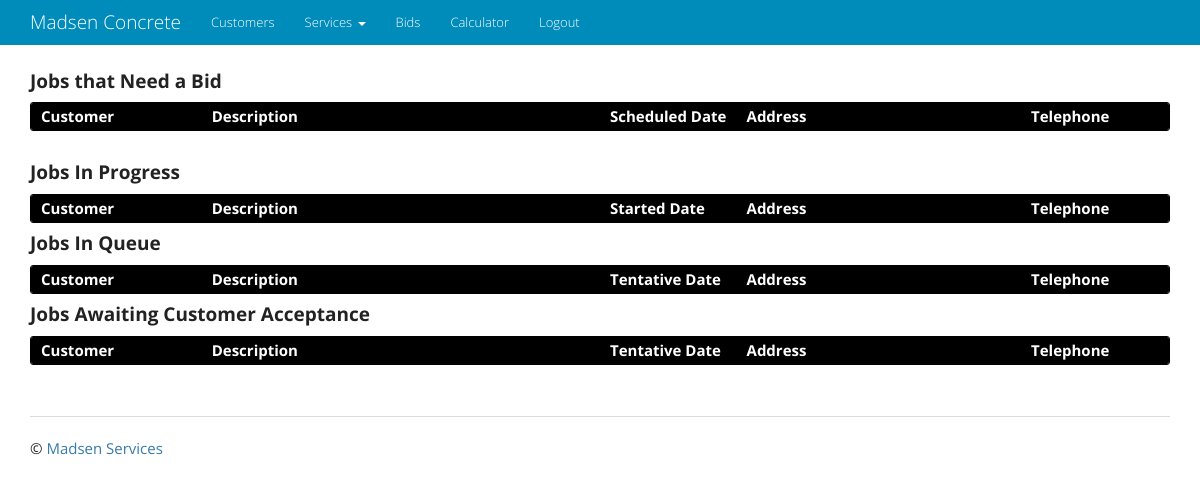
Page / (signed in) on the earlier database version.
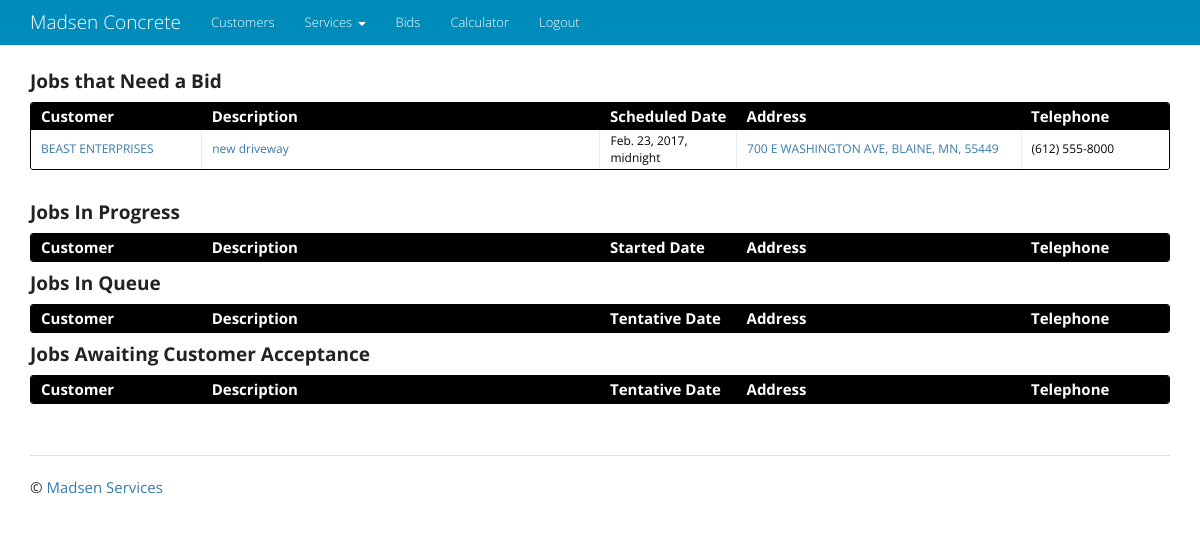
Same page on the later database version.
### bid/models.py (models this page shows, shortened)
class Bid(models.Model):
    description = models.CharField(max_length=2000)
    notes = models.CharField(max_length=2000, blank=True)
    timestamp = models.DateTimeField(auto_now_add=True)
    customer = models.ForeignKey('customer.Customer', on_delete=models.CASCADE)
    address = models.ForeignKey('address.Address')
    scheduled_bid_date = models.DateTimeField(null=True, blank=True)
    tentative_start = models.DateField(null=True, blank=True)
    actual_start = models.DateField(null=True, blank=True)
    completion_date = models.DateField(null=True, blank=True)
    custom_down_payment = models.FloatField(null=True, blank=True,
                                            verbose_name='Custom Down Payment: Blank means default down payment. Enter -1 for no down payment or any other value for custom down payment')
    status = models.CharField(max_length=2000, choices=BID_STATUS, default='Needs Bid')
    billto_name = models.CharField(max_length=100, blank=True, verbose_name='Alternative Bill To Name')
    billto_street = models.CharField(max_length=100, blank=True, verbose_name='Alternative Bill To Street')
    billto_city_st_zip = models.CharField(max_length=100, blank=True, verbose_name="Alternative Bill To City, ST, ZIP")
    billto_telephone = models.CharField(max_length=10, blank=True, verbose_name="Alternative Bill To Telephone Number")
    class Meta:
        verbose_name_plural = 'Bids'
    def get_absolute_url(self):
        return reverse('bid_app:bid_detail', kwargs={'pk': self.id})

### customer/models.py (models this page shows)
class Customer(models.Model):
    first_name = models.CharField(max_length=64, help_text="Enter the customer's first name")
    last_name = models.CharField(max_length=64, blank=True, help_text="Enter the customer's last name")
    company_name = models.CharField(max_length=128, blank=True, help_text="Enter the company name")
    email = models.EmailField(help_text="Enter the customer email address", blank=True)
    telephone = models.CharField(max_length=10, blank=True, help_text="Enter the customer telephone number")
    created_date = models.DateTimeField(auto_now_add=True)
    class Meta:
        verbose_name_plural = 'Customers'
    def __str__(self):
        if self.company_name:
            return self.company_name
        else:
            return '{} {}'.format(self.first_name, self.last_name)
    def get_absolute_url(self):
        return reverse('customer_app:customer_detail', kwargs={'pk': self.pk})

### address/models.py (models this page shows, shortened)
class Address(models.Model):
    street = models.CharField(max_length=128, blank=True, help_text="Enter the street address")
    city = models.CharField(max_length=50, blank=True, help_text="Enter the city")
    state = models.CharField(max_length=2, blank=True, help_text="Enter the 2 digit state abbreviation")
    zip = models.CharField(max_length=5, blank=True, help_text="Enter the 5 digit zipcode")
    customer = models.ForeignKey('customer.Customer', on_delete=models.CASCADE)
    class Meta:
        verbose_name_plural = 'Addresses'
    def __str__(self):
        return '{0}, {1}, {2}, {3}'.format(self.street, self.city, self.state, self.zip)

### overview/views.py (the view)
# urls.py: url(r'^$', OverviewList.as_view(), name='overview_list'),
class OverviewList(LoginRequiredMixin, ListView):
    model = Bid
    template_name = 'overview/overview_list.html'
    def get_context_data(self, **kwargs):
        context = super(OverviewList, self).get_context_data(**kwargs)
        bid_obj_list = Bid.objects.all()
        context['jobs_needing_bid'] = bid_obj_list.filter(status='Needs Bid').order_by('scheduled_bid_date')
        context['jobs_in_progress'] = bid_obj_list.filter(status='Job Started').order_by('actual_start')
        context['jobs_in_queue'] = bid_obj_list.filter(status='Job Accepted').order_by('tentative_start')
        context['jobs_awaiting_acceptance'] = bid_obj_list.filter(status='Awaiting Customer Acceptance')\
            .order_by('-scheduled_bid_date')
        return context

### customer/templatetags/format_telephone.py (called while the page is built)
@register.filter
def format_telephone(value):
    if len(value) == 10:
        value = "({}) {}-{}".format(value[:3], value[3:6], value[6:])
    return value

### customer/templatetags/urlify.py (called while the page is built)
@register.filter
def urlify(value):
    value = quote_plus(value)
    return value

### templates/overview/overview_list.html (shortened to what this page needs)
{% extends "base.html" %}
{% load urlify %}
{% load format_telephone %}
{% block content %}
<div class="entries">
  <h4><strong>Jobs that Need a Bid</strong></h4>
  <div class="datagrid">
    <table>
      <thead>
        <tr>
          <th width="15%"><strong>Customer</strong></th>
          <th width="35%"><strong>Description</strong></th>
          <th width="12%"><strong>Scheduled Date</strong></th>
          <th width="25%"><strong>Address</strong></th>
          <th width="13%"><strong>Telephone</strong></th>
        </tr>
      </thead>
    {% for bid in jobs_needing_bid %}
          <tr style="{% cycle 'background: white' 'background: #F0F0F0' %}">
              <td><a href="{{ bid.customer.get_absolute_url }}">{{ bid.customer }}</a></td>
              <td><a href="{{ bid.get_absolute_url }}">{{ bid.description|truncatechars:100 }}</a></td>
              <td>{{ bid.scheduled_bid_date }}</td>
              <td><a href="https://www.google.com/maps/place/{{ bid.address.street|urlify|add:'+'|add:bid.address.zip }}"
                     target="_blank">{{ bid.address }}</a></td>
              <td>{{ bid.customer.telephone|format_telephone }}</td>
    {% endfor %}
    </table>
  </div>
</div>
<br>
<div class="entries">
  <h4><strong>Jobs In Progress</strong></h4>
  <div class="datagrid">
    <table>
      <thead>
        <tr>
          <th width="15%"><strong>Customer</strong></th>
          <th width="35%"><strong>Description</strong></th>
          <th width="12%"><strong>Started Date</strong></th>
          <th width="25%"><strong>Address</strong></th>
          <th width="13%"><strong>Telephone</strong></th>
        </tr>
      </thead>
    </table>
  </div>
</div>
<div class="entries">
  <h4><strong>Jobs In Queue</strong></h4>
  <div class="datagrid">
    <table>
      <thead>
        <tr>
          <th width="15%"><strong>Customer</strong></th>
          <th width="35%"><strong>Description</strong></th>
          <th width="12%"><strong>Tentative Date</strong></th>
          <th width="25%"><strong>Address</strong></th>
          <th width="13%"><strong>Telephone</strong></th>
        </tr>
      </thead>
    </table>
  </div>
</div>
<div class="entries">
  <h4><strong>Jobs Awaiting Customer Acceptance</strong></h4>
  <div class="datagrid">
    <table>
      <thead>
        <tr>
          <th width="15%"><strong>Customer</strong></th>
          <th width="35%"><strong>Description</strong></th>
          <th width="12%"><strong>Tentative Date</strong></th>
          <th width="25%"><strong>Address</strong></th>
          <th width="13%"><strong>Telephone</strong></th>
        </tr>
      </thead>
    </table>
  </div>
</div>
{% endblock content %}

Differences in the rows shown:
added Bid: customer "BEAST ENTERPRISES", description "new driveway", scheduled_bid_date "Feb. 23, 2017, midnight", address "700 E WASHINGTON AVE, BLAINE, MN, 55449", customer.telephone "(612) 555-8000"
